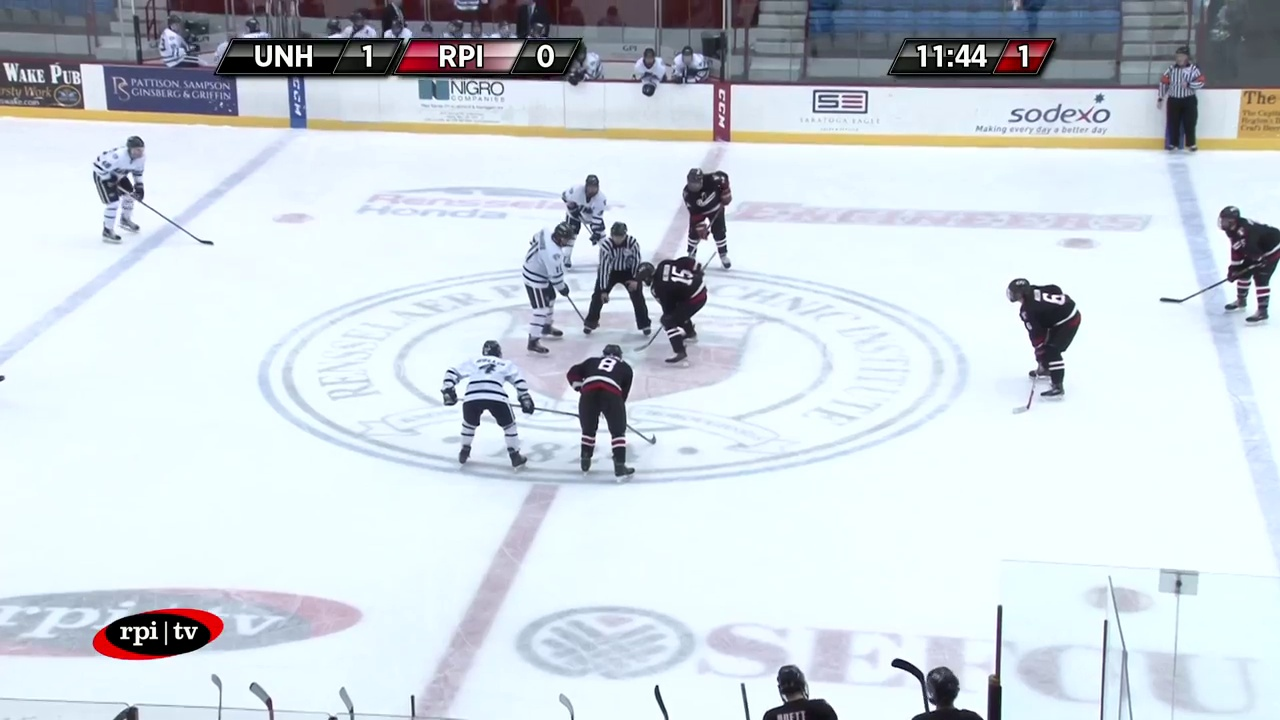
#> input picture code/research code/panorama/frame907.jpg, 1280 x 720 px
$ jupyter execute 'Image Concatenation.ipynb'
#> lines starting #> are read from the running program, lines starting #| are printed output that depends on the picture
[cell 1]
import numpy as np
imageA = np.zeros((2,6,3))
imageB = np.zeros((10,2,3))

# move last axis to firsts index
#imageA = np.moveaxis(imageA,-1,0)
#imageB = np.moveaxis(imageB,-1,0)

imageA[:,:,0]=1
imageA[:,:,1]=2
imageA[:,:,2]=3
#print('imageA:\n',imageA,'\n')

imageB[:,:,0]=4
imageB[:,:,1]=5
imageB[:,:,2]=6
#print('imB:\n',imageB,'\n')

avgA = (300,300)
avgB = (305,305)

def append_image(imageA, imageB, avgA, avgB):
    shift_x = -avgA[0]+avgB[0]
    shift_y = -avgA[1]+avgB[1]
    right,shift_x = (abs(shift_x),0) if shift_x<0 else (0,shift_x)
    down,shift_y = (abs(shift_y),0) if shift_y<0 else (0,shift_y)
    result = np.zeros((max(imageA.shape[0]+shift_y,imageB.shape[0]+down),max(imageA.shape[1]+shift_x,imageB.shape[1]+right),3))
    # result = np.zeros((max(imageA.shape[0],imageB.shape[0])+max(shift_y,down),max(imageA.shape[1],imageB.shape[1])+max(shift_x,right)))
    result[:,:]=-np.inf
    result[shift_y:(imageA.shape[0]+shift_y),shift_x:(imageA.shape[1]+shift_x),:]=\
    np.where(result[shift_y:(imageA.shape[0]+shift_y),shift_x:(imageA.shape[1]+shift_x),:]==-np.inf,\
    imageA,result[shift_y:(imageA.shape[0]+shift_y),shift_x:(imageA.shape[1]+shift_x),:])
    #print("result before\n",result)
    result[down:(imageB.shape[0]+down),right:(imageB.shape[1]+right),:]= \
    np.where(result[down:(imageB.shape[0]+down),right:(imageB.shape[1]+right),:]==-np.inf, \
    imageB,result[down:(imageB.shape[0]+down),right:(imageB.shape[1]+right),:])
    #result = result.astype(int)
    return result


result = append_image(imageA,imageB,avgA,avgB)
result = np.moveaxis(result,-1,0)
print('result after\n',result)

#print(np.moveaxis(result,-1,0))

[cell 2]
import cv2
import numpy as np
from matplotlib import pyplot as plt
imageC = cv2.imread('frame907.jpg')
#> imageC is the input picture: shape (720, 1280, 3); mean B, G, R 219.7, 213.5, 204.5
imageD = cv2.imread('frame911.jpg')
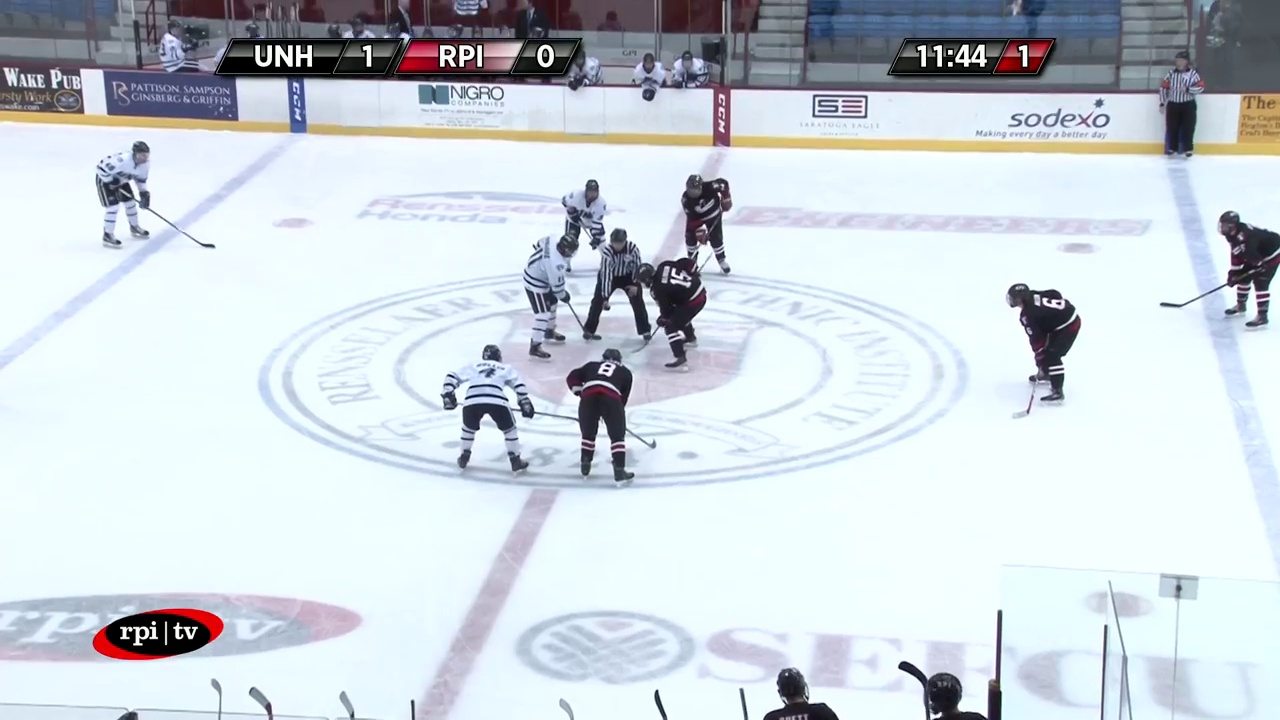
#> input picture code/research code/panorama/frame911.jpg, 1280 x 720 px
#> imageD is the input picture: shape (720, 1280, 3); mean B, G, R 218.9, 212.5, 203.8
imageE = cv2.imread('frame915.jpg')


result = append_image(imageA,imageB,avgA,avgB)

plt.imshow(result)

result = np.moveaxis(result,-1,0)
imageC = np.moveaxis(imageC,-1,0)
imageD = np.moveaxis(imageD,-1,0)

print(result)
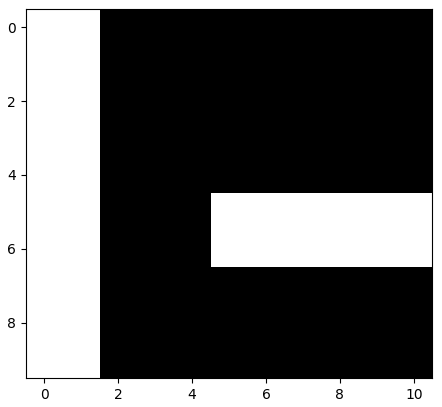
#> figure drawn by matplotlib, 1 panel
